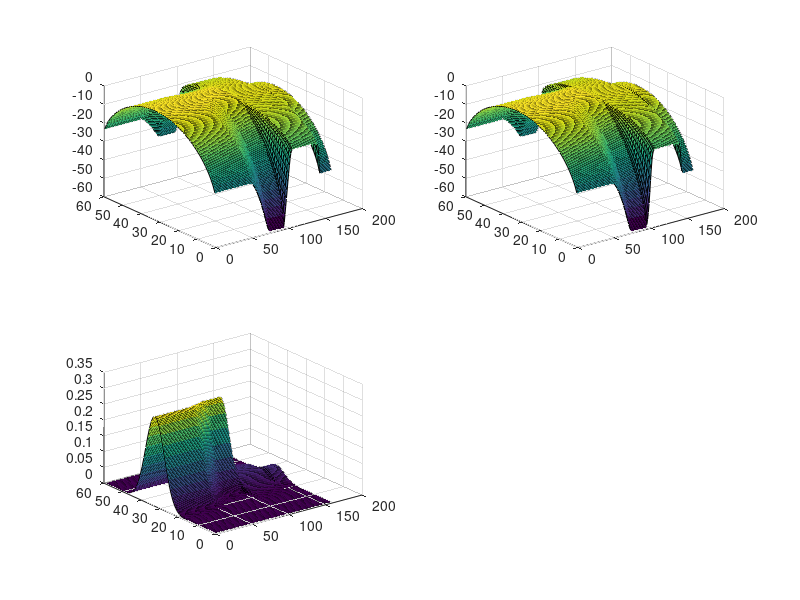

MATLAB code for this plot: (Note: this script raises an error after producing the figure.)
% TEST
clear
%load('PDF'); load('PDF_eq'); load('v_DOM');
load('veq'); load('feq');

%% Inputs
y = log(f); x = v;
[nv,nx] = size(f);

%% fitting: Least squares method
% Vandermonde matrix for a polynomial order k=2 
V = [ones(size(x(:,1))) x(:,1) x(:,1).^2]; Vt = V';
a  = zeros(3,nx); for i = 1:nx; a(:,i) = ((Vt*V)^-1)*Vt*y(:,i); end;
b = [a(3,:);a(2,:);a(1,:)]; % order for polyval
% a = zeros(6,nx);
% for i = 1:nx; a(:,i) = polyfit(x(:,i),y(:,i),5); end;
% b = zeros(6,nx);
% for i = 1:nx; b(:,i) = polyfit(x(:,i),f(:,i),5); end;

%% Test Polynomial interpolation
y2 = zeros(nv,nx); for i=1:nx; y2(:,i) = polyval(b(:,i),x(:,i)); end;
%f_fit = zeros(nv,nx); for i=1:nx; f_fit(:,i) = polyval(b(:,i),x(:,i)); end;

%% Plot y1 and y2
subplot(2,2,1); surf(y);
subplot(2,2,2); surf(y2);
subplot(2,2,3); surf(exp(y));

%% Recover information from interpolation
A2 = a(3); A1 = a(2); A0 = a(1);
sigma = sqrt(-1./(2*a(3,:)));
mu = a(2,:).*sigma.^2;
A = exp(a(1,:)+ mu.^2./(2*sigma.^2));

% Apply DOM
[sigma,mu,A] = apply_DOM(sigma,mu,A,60);

%% Test proposal
f_next = A.*exp(-(x-mu).^2./(2*sigma.^2));
subplot(2,2,4); surf(f_next);
figure; surf(abs(f-f_next)) %compare output with original input
